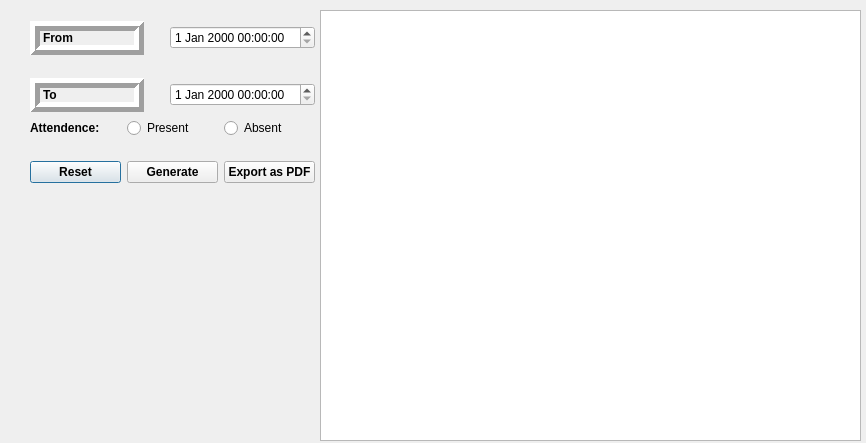
<?xml version="1.0" encoding="UTF-8"?>
<ui version="4.0">
 <class>ReportGenerateFromtoTo</class>
 <widget class="QDialog" name="ReportGenerateFromtoTo">
  <property name="geometry">
   <rect>
    <x>0</x>
    <y>0</y>
    <width>866</width>
    <height>443</height>
   </rect>
  </property>
  <property name="minimumSize">
   <size>
    <width>866</width>
    <height>439</height>
   </size>
  </property>
  <property name="windowTitle">
   <string>Dialog</string>
  </property>
  <widget class="QWidget" name="layoutWidget">
   <property name="geometry">
    <rect>
     <x>30</x>
     <y>21</y>
     <width>285</width>
     <height>162</height>
    </rect>
   </property>
   <layout class="QVBoxLayout" name="verticalLayout">
    <item>
     <layout class="QHBoxLayout" name="horizontalLayout">
      <item>
       <widget class="QLabel" name="label">
        <property name="font">
         <font>
          <weight>75</weight>
          <bold>true</bold>
         </font>
        </property>
        <property name="frameShape">
         <enum>QFrame::Box</enum>
        </property>
        <property name="frameShadow">
         <enum>QFrame::Raised</enum>
        </property>
        <property name="lineWidth">
         <number>5</number>
        </property>
        <property name="text">
         <string>From</string>
        </property>
       </widget>
      </item>
      <item>
       <spacer name="verticalSpacer_2">
        <property name="orientation">
         <enum>Qt::Vertical</enum>
        </property>
        <property name="sizeHint" stdset="0">
         <size>
          <width>20</width>
          <height>40</height>
         </size>
        </property>
       </spacer>
      </item>
      <item>
       <widget class="QDateTimeEdit" name="dateTimeEdit_from"/>
      </item>
     </layout>
    </item>
    <item>
     <spacer name="verticalSpacer_4">
      <property name="orientation">
       <enum>Qt::Vertical</enum>
      </property>
      <property name="sizeHint" stdset="0">
       <size>
        <width>20</width>
        <height>40</height>
       </size>
      </property>
     </spacer>
    </item>
    <item>
     <layout class="QHBoxLayout" name="horizontalLayout_2">
      <item>
       <widget class="QLabel" name="label_2">
        <property name="font">
         <font>
          <weight>75</weight>
          <bold>true</bold>
         </font>
        </property>
        <property name="frameShape">
         <enum>QFrame::Box</enum>
        </property>
        <property name="frameShadow">
         <enum>QFrame::Raised</enum>
        </property>
        <property name="lineWidth">
         <number>5</number>
        </property>
        <property name="text">
         <string>To</string>
        </property>
       </widget>
      </item>
      <item>
       <spacer name="verticalSpacer">
        <property name="orientation">
         <enum>Qt::Vertical</enum>
        </property>
        <property name="sizeHint" stdset="0">
         <size>
          <width>20</width>
          <height>40</height>
         </size>
        </property>
       </spacer>
      </item>
      <item>
       <widget class="QDateTimeEdit" name="dateTimeEdit_to"/>
      </item>
     </layout>
    </item>
    <item>
     <layout class="QHBoxLayout" name="horizontalLayout_4">
      <item>
       <widget class="QLabel" name="label_4">
        <property name="font">
         <font>
          <weight>75</weight>
          <bold>true</bold>
         </font>
        </property>
        <property name="text">
         <string>Attendence: </string>
        </property>
       </widget>
      </item>
      <item>
       <widget class="QRadioButton" name="radioButton_present">
        <property name="text">
         <string>Present</string>
        </property>
       </widget>
      </item>
      <item>
       <widget class="QRadioButton" name="radioButton_absent">
        <property name="text">
         <string>Absent</string>
        </property>
       </widget>
      </item>
     </layout>
    </item>
    <item>
     <spacer name="verticalSpacer_5">
      <property name="orientation">
       <enum>Qt::Vertical</enum>
      </property>
      <property name="sizeHint" stdset="0">
       <size>
        <width>20</width>
        <height>40</height>
       </size>
      </property>
     </spacer>
    </item>
    <item>
     <layout class="QHBoxLayout" name="horizontalLayout_3">
      <item>
       <widget class="QPushButton" name="pushButton_reset">
        <property name="font">
         <font>
          <weight>75</weight>
          <italic>false</italic>
          <bold>true</bold>
         </font>
        </property>
        <property name="autoFillBackground">
         <bool>false</bool>
        </property>
        <property name="styleSheet">
         <string notr="true">border-color: rgb(136, 138, 133);</string>
        </property>
        <property name="text">
         <string>Reset</string>
        </property>
        <property name="autoDefault">
         <bool>true</bool>
        </property>
        <property name="default">
         <bool>false</bool>
        </property>
        <property name="flat">
         <bool>false</bool>
        </property>
       </widget>
      </item>
      <item>
       <widget class="QPushButton" name="pushButton_generate">
        <property name="font">
         <font>
          <weight>75</weight>
          <bold>true</bold>
         </font>
        </property>
        <property name="text">
         <string>Generate</string>
        </property>
       </widget>
      </item>
      <item>
       <widget class="QPushButton" name="pushButton_export_as_pdf">
        <property name="font">
         <font>
          <weight>75</weight>
          <bold>true</bold>
         </font>
        </property>
        <property name="text">
         <string>Export as PDF</string>
        </property>
       </widget>
      </item>
     </layout>
    </item>
   </layout>
  </widget>
  <widget class="QTableWidget" name="tableView_faces_show">
   <property name="geometry">
    <rect>
     <x>320</x>
     <y>10</y>
     <width>541</width>
     <height>431</height>
    </rect>
   </property>
  </widget>
 </widget>
 <resources/>
 <connections/>
</ui>
